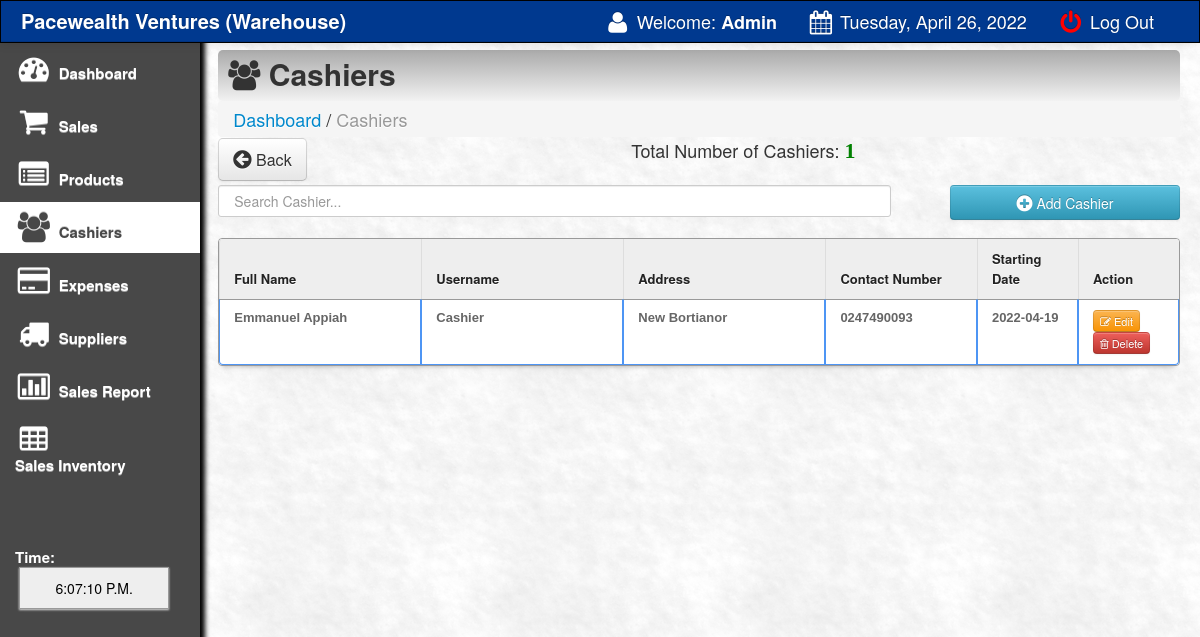
The app's page /main/cashier.php (signed in) with its own data.
### tables this page shows
CREATE TABLE `cashier` (
  `cashier_id` int(11) NOT NULL,
  `fullname` varchar(100) NOT NULL,
  `username` varchar(50) NOT NULL,
  `address` varchar(200) NOT NULL,
  `contact` varchar(20) NOT NULL,
  `password` varchar(255) NOT NULL,
  `starting_date` date NOT NULL
);

### main/cashier.php (the view, shortened to what this page needs)
<html>
<head>
 <link href="css/bootstrap.css" rel="stylesheet">
    <link rel="stylesheet" type="text/css" href="css/DT_bootstrap.css">
  <link rel="stylesheet" href="css/font-awesome.min.css">
    <link href="css/bootstrap-responsive.css" rel="stylesheet">
<link href="../style.css" media="screen" rel="stylesheet" type="text/css" />
<link href="src/facebox.css" media="screen" rel="stylesheet" type="text/css" />
</head>
<?php
function createRandomPassword() {
	$chars = "003232303232023232023456789";
	$i = 0;
	$pass = '' ;
	while ($i <= 7) {
		$num = rand() % 33;
		$tmp = substr($chars, $num, 1);
		$pass = $pass . $tmp;
		$i++;
	}
	return $pass;
}
$finalcode='RS-'.createRandomPassword();
?>
<body>
<?php include('navfixed.php');?>
<div class="container-fluid">
      <div class="row-fluid">
	<div class="span2">
          <div class="well sidebar-nav">
              <ul class="nav nav-list">
			  <li><a href="index.php"><i class="icon-dashboard icon-2x"></i> Dashboard </a></li>
				<li><a href="sales.php?id=cash&invoice=<?php echo $finalcode ?>"><i class="icon-shopping-cart icon-2x"></i> Sales</a></li>
				<li><a href="products.php"><i class="icon-list-alt icon-2x"></i> Products</a></li>
				<li class="active"><a href="cashier.php"><i class="icon-group icon-2x"></i> Cashiers</a></li>
				<li><a href="expenses.php?d1=0&d2=0"><i class="icon-credit-card icon-2x"></i> Expenses</a></li>
				<li><a href="supplier.php"><i class="icon-truck icon-2x"></i> Suppliers</a></li>
				<li><a href="salesreport.php?d1=0&d2=0"><i class="icon-bar-chart icon-2x"></i> Sales Report</a></li>
				<li><a href="sales_inventory.php"><i class="icon-table icon-2x"></i><br> Sales Inventory</a></li>
					<br><br><br>
			<li>
			 <div class="hero-unit-clock">
			<form name="clock">
			<font color="white">Time: <br></font>&nbsp;<input style="width:150px;" type="submit" class="trans" name="face" value="">
			</form>
			  </div>
			</li>
				</ul>
          </div>
        </div>
	<div class="span10">
	<div class="contentheader">
			<i class="icon-group"></i> Cashiers
			</div>
			<ul class="breadcrumb">
			<li><a href="index.php">Dashboard</a></li> /
			<li class="active">Cashiers</li>
			</ul>
<div style="margin-top: -19px; margin-bottom: 21px;">
<a  href="index.php"><button class="btn btn-default btn-large" style="float: left;"><i class="icon icon-circle-arrow-left icon-large"></i> Back</button></a>
<?php
			include('../connect.php');
				$result = $db->prepare("SELECT * FROM cashier ORDER BY cashier_id DESC");
				$result->execute();
				$rowcount = $result->rowcount();
			?>
			<div style="text-align:center;">
			Total Number of Cashiers: <font color="green" style="font:bold 22px 'Aleo';"><?php echo $rowcount;?></font>
			</div>
</div>
<input type="text" name="filter" style="padding:15px;" id="filter" placeholder="Search Cashier..." autocomplete="off" />
<a rel="facebox" href="addcashier.php"><Button type="submit" class="btn btn-info" style="float:right; width:230px; height:35px;" ><i class="icon-plus-sign icon-large"></i> Add Cashier</button></a><br><br>
<table class="table table-bordered" id="resultTable" data-responsive="table" style="text-align: left;">
	<thead>
		<tr>
			<th width="20%"> Full Name </th>
			<th width="20%"> Username </th>
			<th width="20%"> Address </th>
			<th width="15%"> Contact Number</th>
			<th width="10%"> Starting Date</th>
			<th width="10%"> Action </th>
		</tr>
	</thead>
	<tbody>
			<?php
				include('../connect.php');
				$result = $db->prepare("SELECT * FROM cashier ORDER BY cashier_id DESC");
				$result->execute();
				for($i=0; $row = $result->fetch(); $i++){
			?>
			<tr class="record">
			<td><?php echo $row['fullname']; ?></td>
			<td><?php echo $row['username']; ?></td>
			<td><?php echo $row['address']; ?></td>
			<td><?php echo $row['contact']; ?></td>
			<td><?php echo $row['starting_date']; ?></td>
			<td><a  title="Click To Edit Cashier" rel="facebox" href="editcashier.php?id=<?php echo $row['cashier_id']; ?>"><button class="btn btn-warning btn-mini"><i class="icon-edit"></i> Edit </button></a>
			<a href="#" id="<?php echo $row['cashier_id']; ?>" class="delbutton" title="Click To Delete"><button class="btn btn-danger btn-mini"><i class="icon-trash"></i> Delete</button></a></td>
			</tr>
			<?php
				}
			?>
	</tbody>
</table>
</div>
</div>
</div>
</body>
<?php include('footer.php');?>
</html>

### style.css (style rules this page uses)
td a { color:darkblue; }
input { border: 1px solid #999; background: #EEEEEE; padding: 10px; box-shadow:0 1px 2px #ddd; -moz-box-shadow:0 1px 2px #ddd; -webkit-box-shadow:0 1px 2px #ddd; }
#filter { width: 70%; float:left; }
#resultTable { border-collapse: separate; background-color: #FFFFFF; border-spacing: 0; max-width: 100%; }
#resultTable { color: #666666; text-shadow: 0 1px 0 #FFFFFF; width: 100%; border: 1px solid #999999; box-shadow: 0 5px 5px -5px rgba(0, 0, 0, 0.3); margin-top: 13px; }
#resultTable thead tr th { background: none repeat scroll 0 0 #EEEEEE; color: #222222; padding: 10px 14px; text-align: left; border-top: 0 none; font-size: 13px; }
#resultTable tbody tr td { font: bold 13px 'Arial'; text-align: left; padding: 10px 14px; border-top: 1px solid #999999; }
#resultTable td { padding:7px; border:#4e95f4 1px solid; }
#resultTable tr { background: #fff; }

### main/cashier.php (style rules this page uses)
body { padding-top: 60px; padding-bottom: 40px; }
.sidebar-nav { padding: 9px 0; }

### records on screen
cashier: fullname "Emmanuel Appiah", username "Cashier", address "New Bortianor", contact "0247490093", starting_date "2022-04-19"

### other values on screen
$_SESSION['SESS_FIRST_NAME'] "Admin"
$new "Tuesday, April 26, 2022"
$rowcount "1"
